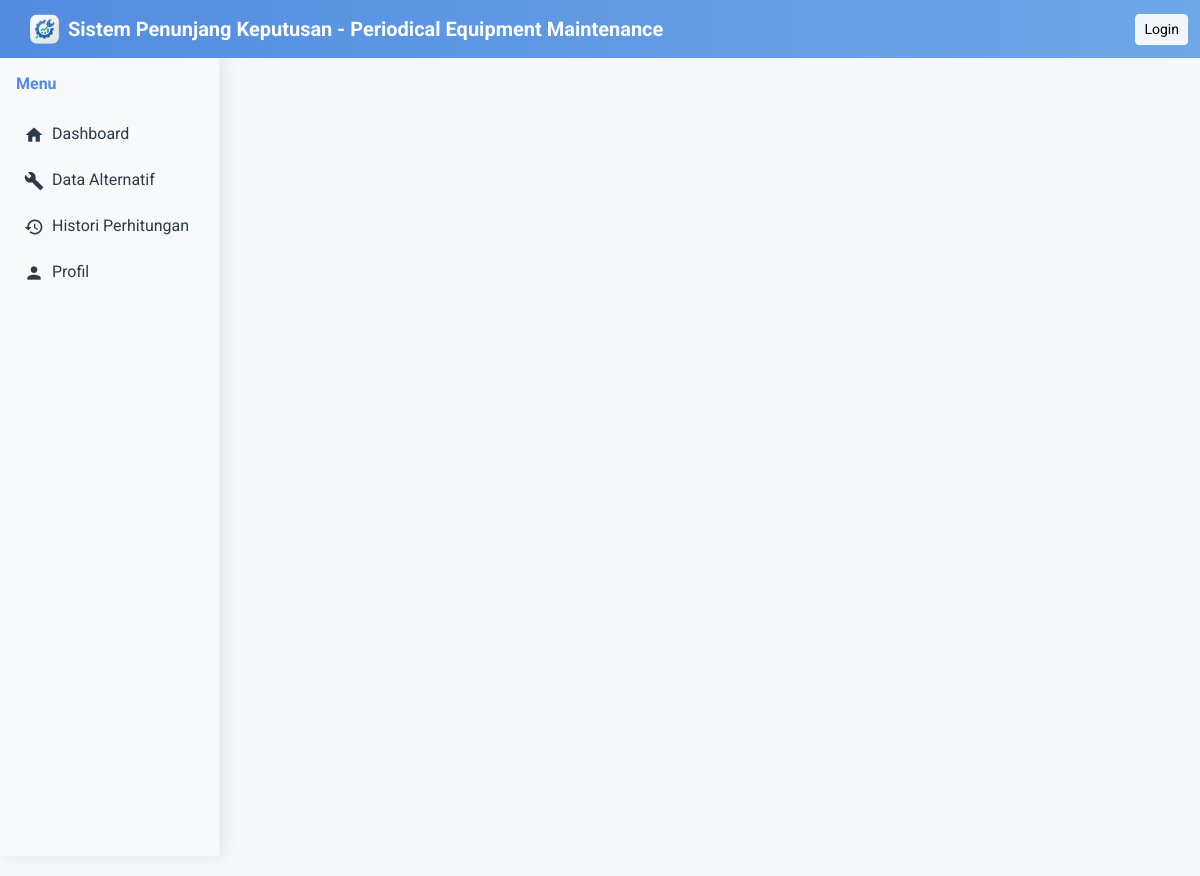
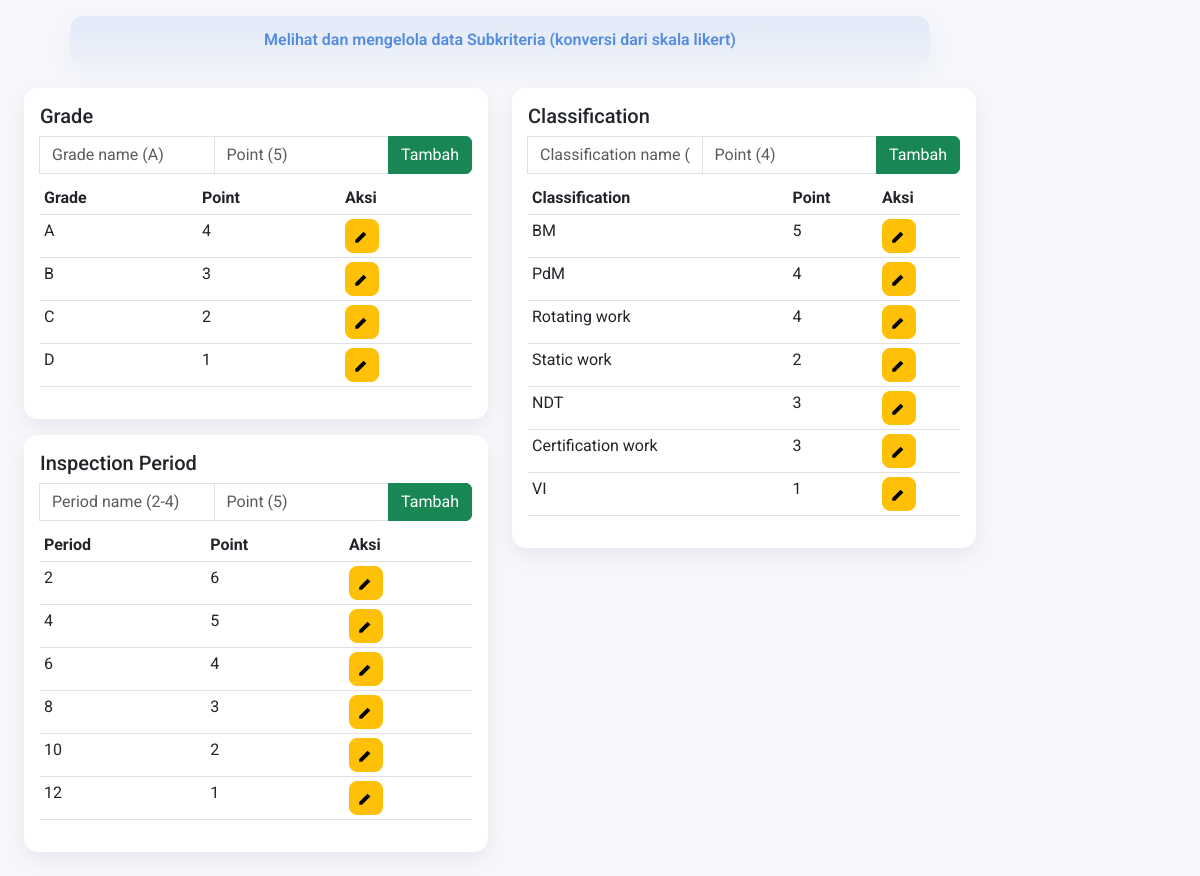
The app's page /pages/data_subkriteria.php with its own data (2 pictures, top to bottom).
### tables this page shows
CREATE TABLE `grade` (
  `id_grade` int(11) NOT NULL,
  `grade_name` varchar(20) NOT NULL,
  `grade_point` int(11) NOT NULL
);

CREATE TABLE `inspection_period` (
  `id_inspection_period` int(11) NOT NULL,
  `period_name` varchar(20) NOT NULL,
  `period_point` int(11) NOT NULL
);

CREATE TABLE `classification` (
  `id_classification` int(11) NOT NULL,
  `classification_name` varchar(50) NOT NULL,
  `classification_point` int(11) NOT NULL
);

### pages/data_subkriteria.php (the view, shortened to what this page needs)
<?php
include('../config/db.php');
include('../includes/header.php');
include('../includes/sidebar.php');
?>
<span class="welcome-pill">Melihat dan mengelola data Subkriteria (konversi dari skala likert)</span>
<div class="row mt-4">
  <div class="col-md-6">
    <div class="card mb-3">
      <div class="card-body">
        <h5 class="card-title">Grade</h5>
        <?php
        $g_name = '';
        $g_point = '';
        $g_id = 0;
        ?>
        <form action="../process/insert_subkriteria.php" method="post" class="input-group mb-2">
          <input name="name" class="form-control" placeholder="Grade name (A)" value="<?= htmlspecialchars($g_name) ?>">
          <input name="point" type="number" class="form-control" placeholder="Point (5)" value="<?= htmlspecialchars($g_point) ?>">
          <button class="btn btn-<?= $g_id ? 'primary' : 'success' ?>"><?= $g_id ? 'Update' : 'Tambah' ?></button>
        </form>
        <table class="table table-sm">
          <thead><tr><th>Grade</th><th>Point</th><th>Aksi</th></tr></thead>
          <tbody>
          <?php
          $gr = $koneksi->query("SELECT * FROM grade ORDER BY id_grade");
          while($g = $gr->fetch_assoc()):
          ?>
            <tr>
              <td><?= htmlspecialchars($g['grade_name']) ?></td>
              <td><?= (int)$g['grade_point'] ?></td>
              <td>
                <a href="data_subkriteria.php?edit=grade&id=<?= $g['id_grade'] ?>" class="btn btn-icon btn-sm btn-warning" title="Edit">
                  <svg viewBox="0 0 24 24" fill="none" xmlns="http://www.w3.org/2000/svg" aria-hidden="true"><path d="M3 17.25V21h3.75L17.81 9.94l-3.75-3.75L3 17.25z" stroke="currentColor" stroke-width="0" fill="currentColor"/></svg>
                </a>
              </td>
            </tr>
          <?php endwhile; ?>
          </tbody>
        </table>
      </div>
    </div>
    <div class="card">
      <div class="card-body">
        <h5 class="card-title">Inspection Period</h5>
        <?php
        $p_name = '';
        $p_point = '';
        $p_id = 0;
        ?>
        <form action="../process/insert_subkriteria.php" method="post" class="input-group mb-2">
          <input name="name" class="form-control" placeholder="Period name (2-4)" value="<?= htmlspecialchars($p_name) ?>">
          <input name="point" type="number" class="form-control" placeholder="Point (5)" value="<?= htmlspecialchars($p_point) ?>">
          <button class="btn btn-<?= $p_id ? 'primary' : 'success' ?>"><?= $p_id ? 'Update' : 'Tambah' ?></button>
        </form>
        <table class="table table-sm">
          <thead><tr><th>Period</th><th>Point</th><th>Aksi</th></tr></thead>
          <tbody>
          <?php
          $pr = $koneksi->query("SELECT * FROM inspection_period ORDER BY id_inspection_period");
          while($p = $pr->fetch_assoc()):
          ?>
            <tr>
              <td><?= htmlspecialchars($p['period_name']) ?></td>
              <td><?= (int)$p['period_point'] ?></td>
              <td>
                <a href="data_subkriteria.php?edit=inspection_period&id=<?= $p['id_inspection_period'] ?>" class="btn btn-icon btn-sm btn-warning" title="Edit">
                  <svg viewBox="0 0 24 24" fill="none" xmlns="http://www.w3.org/2000/svg" aria-hidden="true"><path d="M3 17.25V21h3.75L17.81 9.94l-3.75-3.75L3 17.25z" stroke="currentColor" stroke-width="0" fill="currentColor"/></svg>
                </a>
              </td>
            </tr>
          <?php endwhile; ?>
          </tbody>
        </table>
      </div>
    </div>
  </div>
  <div class="col-md-6">
    <div class="card">
      <div class="card-body">
        <h5 class="card-title">Classification</h5>
        <?php
        $c_name = '';
        $c_point = '';
        $c_id = 0;
        ?>
        <form action="../process/insert_subkriteria.php" method="post" class="input-group mb-2">
          <input name="name" class="form-control" placeholder="Classification name (Rotating work)" value="<?= htmlspecialchars($c_name) ?>">
          <input name="point" type="number" class="form-control" placeholder="Point (4)" value="<?= htmlspecialchars($c_point) ?>">
          <button class="btn btn-<?= $c_id ? 'primary' : 'success' ?>"><?= $c_id ? 'Update' : 'Tambah' ?></button>
        </form>
        <table class="table table-sm">
          <thead><tr><th>Classification</th><th>Point</th><th>Aksi</th></tr></thead>
          <tbody>
          <?php
          $cr = $koneksi->query("SELECT * FROM classification ORDER BY id_classification");
          while($c = $cr->fetch_assoc()):
          ?>
            <tr>
              <td><?= htmlspecialchars($c['classification_name']) ?></td>
              <td><?= (int)$c['classification_point'] ?></td>
              <td>
                <a href="data_subkriteria.php?edit=classification&id=<?= $c['id_classification'] ?>" class="btn btn-icon btn-sm btn-warning" title="Edit">
                  <svg viewBox="0 0 24 24" fill="none" xmlns="http://www.w3.org/2000/svg" aria-hidden="true"><path d="M3 17.25V21h3.75L17.81 9.94l-3.75-3.75L3 17.25z" stroke="currentColor" stroke-width="0" fill="currentColor"/></svg>
                </a>
              </td>
            </tr>
          <?php endwhile; ?>
          </tbody>
        </table>
      </div>
    </div>
  </div>
</div>

### style.css (style rules this page uses)
body, input, button, select, textarea, .nav, .sidebar, .card, .page-content, .navbar, .btn { font-family: 'Roboto', sans-serif !important; }
.card { word-wrap: break-word; }
.btn-icon { display: inline-flex; align-items: center; justify-content: center; padding: 6px; width: 36px; height: 36px; border-radius: 8px; font-size: 14px }
.btn-icon svg { width: 18px; height: 18px }
.btn-icon.btn-sm { width: 34px; height: 34px; padding: 4px }
:root { --accent-1: #538CDF; --accent-2: #34a0ff; --card-bg: #ffffff; --muted: #6c757d; }
.welcome-pill { display: block; max-width: 860px; margin: 12px auto; padding: 12px 18px; border-radius: 14px; background: linear-gradient(180deg, rgba(83, 140, 223, 0.12), rgba(83, 140, 223, 0.06)); color: var(--accent-1); font-weight: 600; text-align: center; box-shadow: 0 8px 20px rgba(83, 140, 223, 0.08) }
.card, .dash-card { border: none; border-radius: 14px; box-shadow: 0 8px 20px rgba(17, 24, 39, 0.06); transition: transform .18s ease, box-shadow .18s ease }

### includes/header.php (style rules this page uses)
body { padding-top: 56px; font-family: 'Roboto', sans-serif; background: #f6f7fb; }

### records on screen
grade: grade_name "A", grade_point "4"
grade: grade_name "B", grade_point "3"
grade: grade_name "C", grade_point "2"
grade: grade_name "D", grade_point "1"
inspection_period: period_name "2", period_point "6"
inspection_period: period_name "4", period_point "5"
inspection_period: period_name "6", period_point "4"
inspection_period: period_name "8", period_point "3"
inspection_period: period_name "10", period_point "2"
inspection_period: period_name "12", period_point "1"
classification: classification_name "BM", classification_point "5"
classification: classification_name "PdM", classification_point "4"
classification: classification_name "Rotating work", classification_point "4"
classification: classification_name "Static work", classification_point "2"
classification: classification_name "NDT", classification_point "3"
classification: classification_name "Certification work", classification_point "3"
classification: classification_name "VI", classification_point "1"
